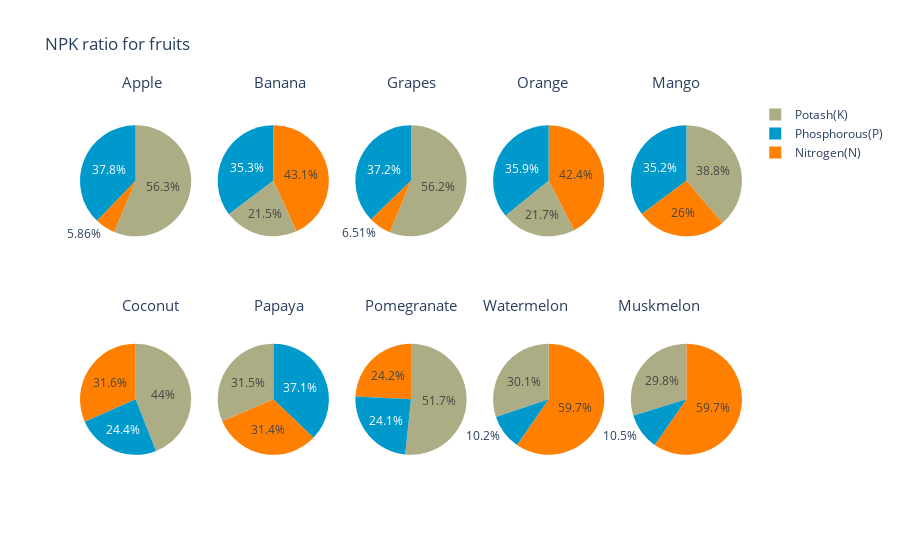

Notebook cell for this chart:
### Code cell
labels = ['Nitrogen(N)','Phosphorous(P)','Potash(K)']
specs = [[{'type':'domain'}, {'type':'domain'}, {'type':'domain'}, {'type':'domain'}, {'type':'domain'}],[
         {'type':'domain'}, {'type':'domain'}, {'type':'domain'}, {'type':'domain'}, {'type':'domain'}]]
fig = make_subplots(rows=2, cols=5, specs=specs)
cafe_colors =  ['rgb(255, 128, 0)', 'rgb(0, 153, 204)', 'rgb(173, 173, 133)']

apple_npk = crop_summary[crop_summary.index=='apple']
values = [apple_npk['Nitrogen'][0], apple_npk['Phosphorous'][0], apple_npk['Potassium'][0]]
fig.add_trace(go.Pie(labels=labels, values=values,name="Apple", marker_colors=cafe_colors),1, 1)

banana_npk = crop_summary[crop_summary.index=='banana']
values = [banana_npk['Nitrogen'][0], banana_npk['Phosphorous'][0], banana_npk['Potassium'][0]]
fig.add_trace(go.Pie(labels=labels, values=values,name="Banana", marker_colors=cafe_colors),1, 2)

grapes_npk = crop_summary[crop_summary.index=='grapes']
values = [grapes_npk['Nitrogen'][0], grapes_npk['Phosphorous'][0], grapes_npk['Potassium'][0]]
fig.add_trace(go.Pie(labels=labels, values=values,name="Grapes", marker_colors=cafe_colors),1, 3)

orange_npk = crop_summary[crop_summary.index=='orange']
values = [orange_npk['Nitrogen'][0], orange_npk['Phosphorous'][0], orange_npk['Potassium'][0]]
fig.add_trace(go.Pie(labels=labels, values=values,name="Orange", marker_colors=cafe_colors),1, 4)

mango_npk = crop_summary[crop_summary.index=='mango']
values = [mango_npk['Nitrogen'][0], mango_npk['Phosphorous'][0], mango_npk['Potassium'][0]]
fig.add_trace(go.Pie(labels=labels, values=values,name="Mango", marker_colors=cafe_colors),1, 5)

coconut_npk = crop_summary[crop_summary.index=='coconut']
values = [coconut_npk['Nitrogen'][0], coconut_npk['Phosphorous'][0], coconut_npk['Potassium'][0]]
fig.add_trace(go.Pie(labels=labels, values=values,name="Coconut", marker_colors=cafe_colors),2, 1)

papaya_npk = crop_summary[crop_summary.index=='papaya']
values = [papaya_npk['Nitrogen'][0], papaya_npk['Phosphorous'][0], papaya_npk['Potassium'][0]]
fig.add_trace(go.Pie(labels=labels, values=values,name="Papaya", marker_colors=cafe_colors),2, 2)

pomegranate_npk = crop_summary[crop_summary.index=='pomegranate']
values = [pomegranate_npk['Nitrogen'][0], pomegranate_npk['Phosphorous'][0], pomegranate_npk['Potassium'][0]]
fig.add_trace(go.Pie(labels=labels, values=values,name="Pomegranate", marker_colors=cafe_colors),2, 3)

watermelon_npk = crop_summary[crop_summary.index=='watermelon']
values = [watermelon_npk['Nitrogen'][0], watermelon_npk['Phosphorous'][0], watermelon_npk['Potassium'][0]]
fig.add_trace(go.Pie(labels=labels, values=values,name="Watermelon", marker_colors=cafe_colors),2, 4)

muskmelon_npk = crop_summary[crop_summary.index=='muskmelon']
values = [muskmelon_npk['Nitrogen'][0], muskmelon_npk['Phosphorous'][0], muskmelon_npk['Potassium'][0]]
fig.add_trace(go.Pie(labels=labels, values=values,name="Muskmelon", marker_colors=cafe_colors),2, 5)

fig.update_layout(
    title_text="NPK ratio for fruits",
    annotations=[dict(text='Apple',x=0.06,y=1.08, font_size=15, showarrow=False),
                 dict(text='Banana',x=0.26,y=1.08, font_size=15, showarrow=False),
                 dict(text='Grapes',x=0.50,y=1.08, font_size=15, showarrow=False),
                 dict(text='Orange',x=0.74,y=1.08, font_size=15, showarrow=False),
                dict(text='Mango',x=0.94,y=1.08, font_size=15, showarrow=False),
                dict(text='Coconut',x=0.06,y=0.46, font_size=15, showarrow=False),
                 dict(text='Papaya',x=0.26,y=0.46, font_size=15, showarrow=False),
                 dict(text='Pomegranate',x=0.50,y=0.46, font_size=15, showarrow=False),
                 dict(text='Watermelon',x=0.74,y=0.46, font_size=15, showarrow=False),
                dict(text='Muskmelon',x=0.94,y=0.46, font_size=15, showarrow=False)])
fig.show()

### Figure 1 — Plotly figure (JSON) as saved in the notebook; plotly's stock layout.template omitted (floating-point values rounded to 4 significant figures)
{"data": [{"domain": {"x": [0, 0.168], "y": [0.575, 1]}, "labels": ["Nitrogen(N)", "Phosphorous(P)", "Potash(K)"], "marker": {"colors": ["rgb(255, 128, 0)", "rgb(0, 153, 204)", "rgb(173, 173, 133)"]}, "name": "Apple", "type": "pie", "values": [20.8, 134.2, 199.9]}, {"domain": {"x": [0.208, 0.376], "y": [0.575, 1]}, "labels": ["Nitrogen(N)", "Phosphorous(P)", "Potash(K)"], "marker": {"colors": ["rgb(255, 128, 0)", "rgb(0, 153, 204)", "rgb(173, 173, 133)"]}, "name": "Banana", "type": "pie", "values": [100.2, 82.01, 50.05]}, {"domain": {"x": [0.416, 0.584], "y": [0.575, 1]}, "labels": ["Nitrogen(N)", "Phosphorous(P)", "Potash(K)"], "marker": {"colors": ["rgb(255, 128, 0)", "rgb(0, 153, 204)", "rgb(173, 173, 133)"]}, "name": "Grapes", "type": "pie", "values": [23.18, 132.5, 200.1]}, {"domain": {"x": [0.624, 0.792], "y": [0.575, 1]}, "labels": ["Nitrogen(N)", "Phosphorous(P)", "Potash(K)"], "marker": {"colors": ["rgb(255, 128, 0)", "rgb(0, 153, 204)", "rgb(173, 173, 133)"]}, "name": "Orange", "type": "pie", "values": [19.58, 16.55, 10.01]}, {"domain": {"x": [0.832, 1], "y": [0.575, 1]}, "labels": ["Nitrogen(N)", "Phosphorous(P)", "Potash(K)"], "marker": {"colors": ["rgb(255, 128, 0)", "rgb(0, 153, 204)", "rgb(173, 173, 133)"]}, "name": "Mango", "type": "pie", "values": [20.07, 27.18, 29.92]}, {"domain": {"x": [0, 0.168], "y": [0, 0.425]}, "labels": ["Nitrogen(N)", "Phosphorous(P)", "Potash(K)"], "marker": {"colors": ["rgb(255, 128, 0)", "rgb(0, 153, 204)", "rgb(173, 173, 133)"]}, "name": "Coconut", "type": "pie", "values": [21.98, 16.93, 30.59]}, {"domain": {"x": [0.208, 0.376], "y": [0, 0.425]}, "labels": ["Nitrogen(N)", "Phosphorous(P)", "Potash(K)"], "marker": {"colors": ["rgb(255, 128, 0)", "rgb(0, 153, 204)", "rgb(173, 173, 133)"]}, "name": "Papaya", "type": "pie", "values": [49.88, 59.05, 50.04]}, {"domain": {"x": [0.416, 0.584], "y": [0, 0.425]}, "labels": ["Nitrogen(N)", "Phosphorous(P)", "Potash(K)"], "marker": {"colors": ["rgb(255, 128, 0)", "rgb(0, 153, 204)", "rgb(173, 173, 133)"]}, "name": "Pomegranate", "type": "pie", "values": [18.87, 18.75, 40.21]}, {"domain": {"x": [0.624, 0.792], "y": [0, 0.425]}, "labels": ["Nitrogen(N)", "Phosphorous(P)", "Potash(K)"], "marker": {"colors": ["rgb(255, 128, 0)", "rgb(0, 153, 204)", "rgb(173, 173, 133)"]}, "name": "Watermelon", "type": "pie", "values": [99.42, 17, 50.22]}, {"domain": {"x": [0.832, 1], "y": [0, 0.425]}, "labels": ["Nitrogen(N)", "Phosphorous(P)", "Potash(K)"], "marker": {"colors": ["rgb(255, 128, 0)", "rgb(0, 153, 204)", "rgb(173, 173, 133)"]}, "name": "Muskmelon", "type": "pie", "values": [100.3, 17.72, 50.08]}], "layout": {"annotations": [{"font": {"size": 15}, "showarrow": false, "text": "Apple", "x": 0.06, "y": 1.08}, {"font": {"size": 15}, "showarrow": false, "text": "Banana", "x": 0.26, "y": 1.08}, {"font": {"size": 15}, "showarrow": false, "text": "Grapes", "x": 0.5, "y": 1.08}, {"font": {"size": 15}, "showarrow": false, "text": "Orange", "x": 0.74, "y": 1.08}, {"font": {"size": 15}, "showarrow": false, "text": "Mango", "x": 0.94, "y": 1.08}, {"font": {"size": 15}, "showarrow": false, "text": "Coconut", "x": 0.06, "y": 0.46}, {"font": {"size": 15}, "showarrow": false, "text": "Papaya", "x": 0.26, "y": 0.46}, {"font": {"size": 15}, "showarrow": false, "text": "Pomegranate", "x": 0.5, "y": 0.46}, {"font": {"size": 15}, "showarrow": false, "text": "Watermelon", "x": 0.74, "y": 0.46}, {"font": {"size": 15}, "showarrow": false, "text": "Muskmelon", "x": 0.94, "y": 0.46}], "title": {"text": "NPK ratio for fruits"}}}
